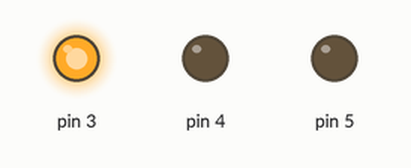
Recording of a sketch running on a simulated Arduino Uno, built with avr-gcc and run on an emulated ATmega328P. Parts: output pins drawn as LEDs (lit = HIGH).

Above: at 7.5 s.
At 16.5 s:
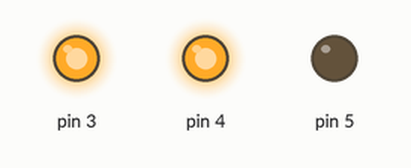
At 24.0 s:
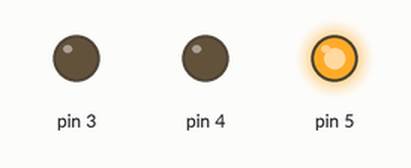
Timing chart, 0 to 39.0 s (numbered marks = the images above):
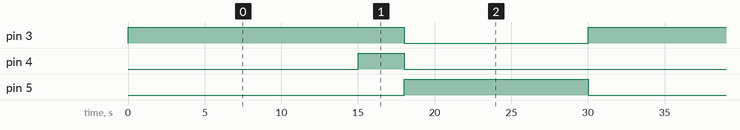

Measured:
- by itself, pin 3: alternates HIGH for 18.0 s and LOW for 12.0 s
- by itself, pin 4: alternates HIGH for 3.0 s and LOW for 27.0 s
- by itself, pin 5: alternates HIGH for 12.0 s and LOW for 18.0 s

The sketch:

Lesson3_V3_mb.ino
```cpp
void setup() {
  // erst mal sagen welche Pins dran sind und was sie zu erwarten haben
  pinMode(3, OUTPUT);
  pinMode(4, OUTPUT);
  pinMode(5, OUTPUT);

}

void loop() {
  // put your main code here, to run repeatedly:
  digitalWrite(3, HIGH);
  delay(15000);

  digitalWrite(4, HIGH);
  delay(3000);

  digitalWrite(3, LOW);
  digitalWrite(5, HIGH);
  digitalWrite(4, LOW);
  delay(12000);
  digitalWrite(5, LOW);

}
```
